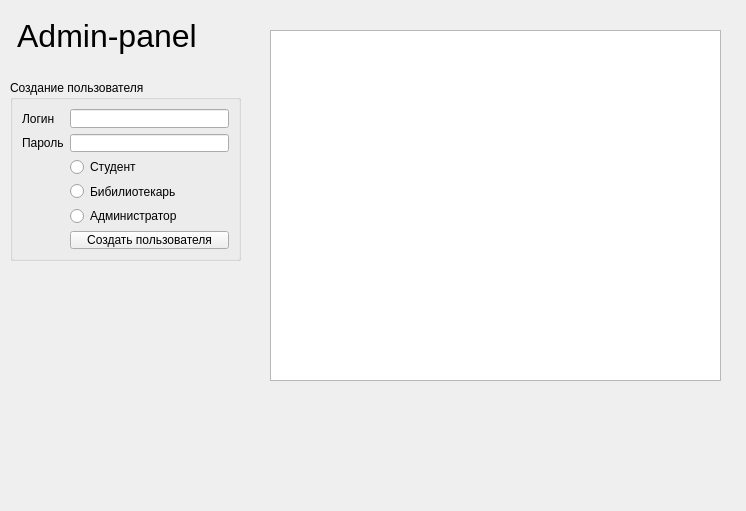
<?xml version="1.0" encoding="UTF-8"?>
<ui version="4.0">
 <class>AdminForm</class>
 <widget class="QWidget" name="AdminForm">
  <property name="geometry">
   <rect>
    <x>0</x>
    <y>0</y>
    <width>746</width>
    <height>511</height>
   </rect>
  </property>
  <property name="windowTitle">
   <string>Form</string>
  </property>
  <widget class="QLabel" name="label">
   <property name="geometry">
    <rect>
     <x>10</x>
     <y>10</y>
     <width>221</width>
     <height>51</height>
    </rect>
   </property>
   <property name="font">
    <font>
     <pointsize>24</pointsize>
    </font>
   </property>
   <property name="cursor">
    <cursorShape>ArrowCursor</cursorShape>
   </property>
   <property name="text">
    <string> Admin-panel</string>
   </property>
  </widget>
  <widget class="QGroupBox" name="groupBox">
   <property name="geometry">
    <rect>
     <x>10</x>
     <y>80</y>
     <width>231</width>
     <height>181</height>
    </rect>
   </property>
   <property name="sizePolicy">
    <sizepolicy hsizetype="Preferred" vsizetype="Preferred">
     <horstretch>0</horstretch>
     <verstretch>0</verstretch>
    </sizepolicy>
   </property>
   <property name="title">
    <string>Создание пользователя</string>
   </property>
   <layout class="QGridLayout" name="gridLayout">
    <item row="2" column="1">
     <widget class="QRadioButton" name="radioStudent">
      <property name="text">
       <string>Студент</string>
      </property>
     </widget>
    </item>
    <item row="0" column="0">
     <widget class="QLabel" name="label_2">
      <property name="text">
       <string>Логин</string>
      </property>
     </widget>
    </item>
    <item row="0" column="1">
     <widget class="QLineEdit" name="createLogin">
      <property name="sizePolicy">
       <sizepolicy hsizetype="Expanding" vsizetype="Fixed">
        <horstretch>6</horstretch>
        <verstretch>0</verstretch>
       </sizepolicy>
      </property>
     </widget>
    </item>
    <item row="1" column="1">
     <widget class="QLineEdit" name="createPassword"/>
    </item>
    <item row="5" column="1">
     <widget class="QPushButton" name="createUserButton">
      <property name="text">
       <string>Создать пользователя</string>
      </property>
     </widget>
    </item>
    <item row="1" column="0">
     <widget class="QLabel" name="label_3">
      <property name="text">
       <string>Пароль</string>
      </property>
     </widget>
    </item>
    <item row="3" column="1">
     <widget class="QRadioButton" name="radioLibrarian">
      <property name="text">
       <string>Бибилиотекарь</string>
      </property>
     </widget>
    </item>
    <item row="4" column="1">
     <widget class="QRadioButton" name="radioAdmin">
      <property name="text">
       <string>Администратор</string>
      </property>
     </widget>
    </item>
   </layout>
  </widget>
  <widget class="QListWidget" name="userListWidget">
   <property name="geometry">
    <rect>
     <x>270</x>
     <y>30</y>
     <width>451</width>
     <height>351</height>
    </rect>
   </property>
  </widget>
 </widget>
 <resources/>
 <connections/>
</ui>
